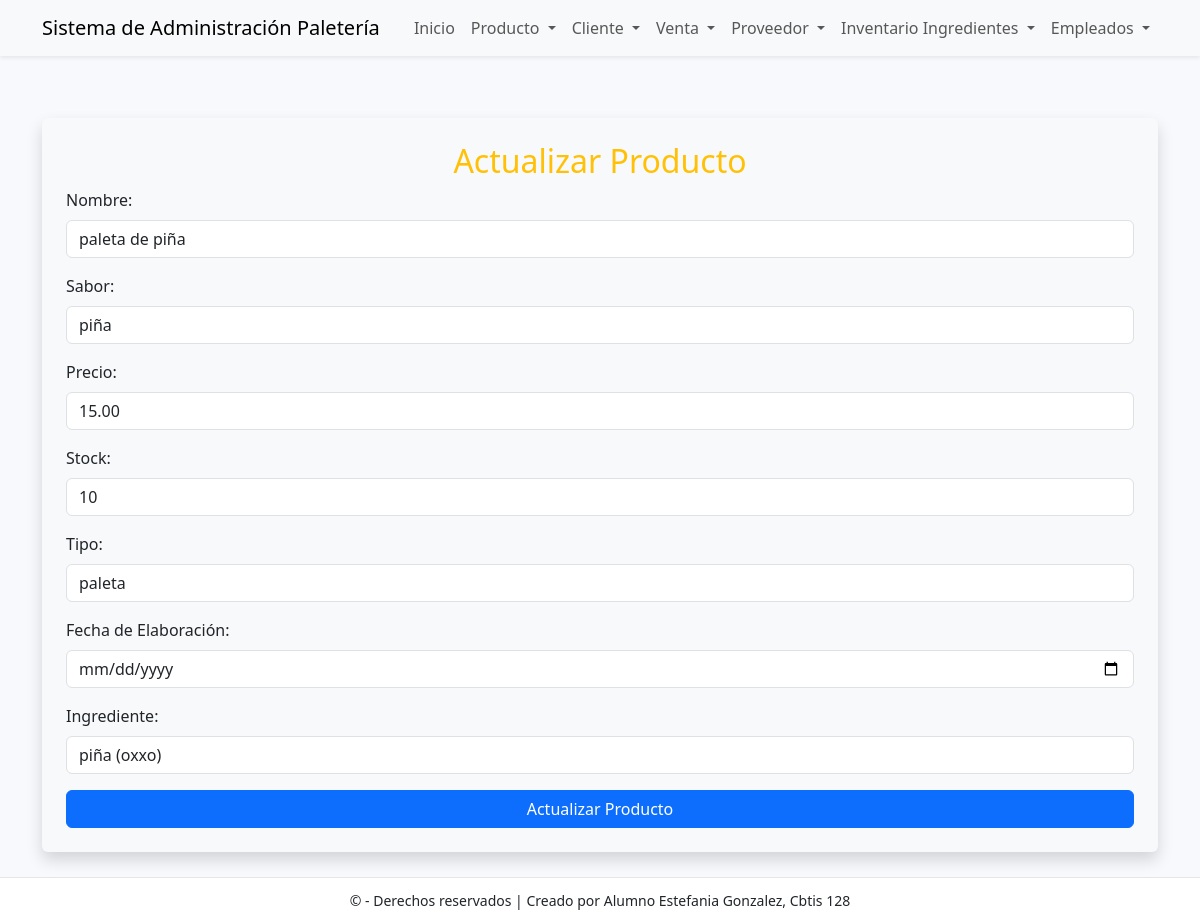
Page /producto/actualizar/1/ on the committed database.
### app_Paleteria/models.py (models this page shows, shortened)
class Producto(models.Model):
    id_producto = models.AutoField(primary_key=True)
    nombre = models.CharField(max_length=100)
    sabor = models.CharField(max_length=100)
    precio = models.DecimalField(max_digits=10, decimal_places=2)
    stock = models.IntegerField()
    tipo = models.CharField(max_length=100)
    fecha_elaboracion = models.DateField()
    descripcion = models.CharField(max_length=200, blank=True)
    id_ingrediente = models.ForeignKey(
        InventarioIngrediente,
        on_delete=models.CASCADE,
        db_column='id_ingrediente'
    )

class InventarioIngrediente(models.Model):
    id_ingrediente = models.AutoField(primary_key=True)
    nombre_ingrediente = models.CharField(max_length=100)
    unidad_medida = models.CharField(max_length=50, blank=True)
    cantidad_actual = models.IntegerField()
    stock_minimo = models.IntegerField()
    id_proveedor = models.ForeignKey(
        Proveedor,
        on_delete=models.CASCADE,
        db_column='id_proveedor'
    )

### app_Paleteria/views.py (the view)
# urls.py: path('producto/actualizar/<int:id>/', views.actualizar_producto, name='actualizar_producto'),
def actualizar_producto(request, id):
    producto = get_object_or_404(Producto, id_producto=id)
    ingredientes = InventarioIngrediente.objects.all()
    return render(request, 'producto/actualizar_producto.html', {
        'producto': producto,
        'ingredientes': ingredientes
    })

### app_Paleteria/templates/producto/actualizar_producto.html (shortened to what this page needs)
{% extends 'base.html' %}
{% block content %}
<div class="container mt-5 p-4 bg-light rounded shadow">
    <h2 class="text-center text-warning">Actualizar Producto</h2>
    <form method="POST" action="{% url 'realizar_actualizacion_producto' producto.id_producto %}">
        <div class="mb-3">
            <label class="form-label">Nombre:</label>
            <input type="text" name="nombre" class="form-control" value="{{ producto.nombre }}">
        </div>
        <div class="mb-3">
            <label class="form-label">Sabor:</label>
            <input type="text" name="sabor" class="form-control" value="{{ producto.sabor }}">
        </div>
        <div class="mb-3">
            <label class="form-label">Precio:</label>
            <input type="text" name="precio" class="form-control" value="{{ producto.precio }}">
        </div>
        <div class="mb-3">
            <label class="form-label">Stock:</label>
            <input type="text" name="stock" class="form-control" value="{{ producto.stock }}">
        </div>
        <div class="mb-3">
            <label class="form-label">Tipo:</label>
            <input type="text" name="tipo" class="form-control" value="{{ producto.tipo }}">
        </div>
        <div class="mb-3">
            <label class="form-label">Fecha de Elaboración:</label>
            <input type="date" name="fecha_elaboracion" class="form-control" value="{{ producto.fecha_elaboracion }}">
        </div>
        <div class="mb-3">
            <label class="form-label">Ingrediente:</label>
            <select name="id_ingrediente" class="form-control" required>
                {% for ingrediente in ingredientes %}
                    <option value="{{ ingrediente.id_ingrediente }}"
                        {% if ingrediente.id_ingrediente == producto.id_ingrediente.id_ingrediente %}selected{% endif %}
                    >
                        {{ ingrediente.nombre_ingrediente }} ({{ ingrediente.id_proveedor.nombre_empresa }})
                    </option>
                {% endfor %}
            </select>
        </div>
        <button type="submit" class="btn btn-primary w-100">Actualizar Producto</button>
    </form>
</div>
{% endblock %}

### app_Paleteria/templates/base.html (style rules this page uses)
body { padding-top: 70px; padding-bottom: 70px; background:#f7f9fc; }

### rows in the picture
Producto: nombre "paleta de piña", sabor "piña", precio "15.00", stock "10", tipo "paleta", id_ingrediente "piña (oxxo)"
